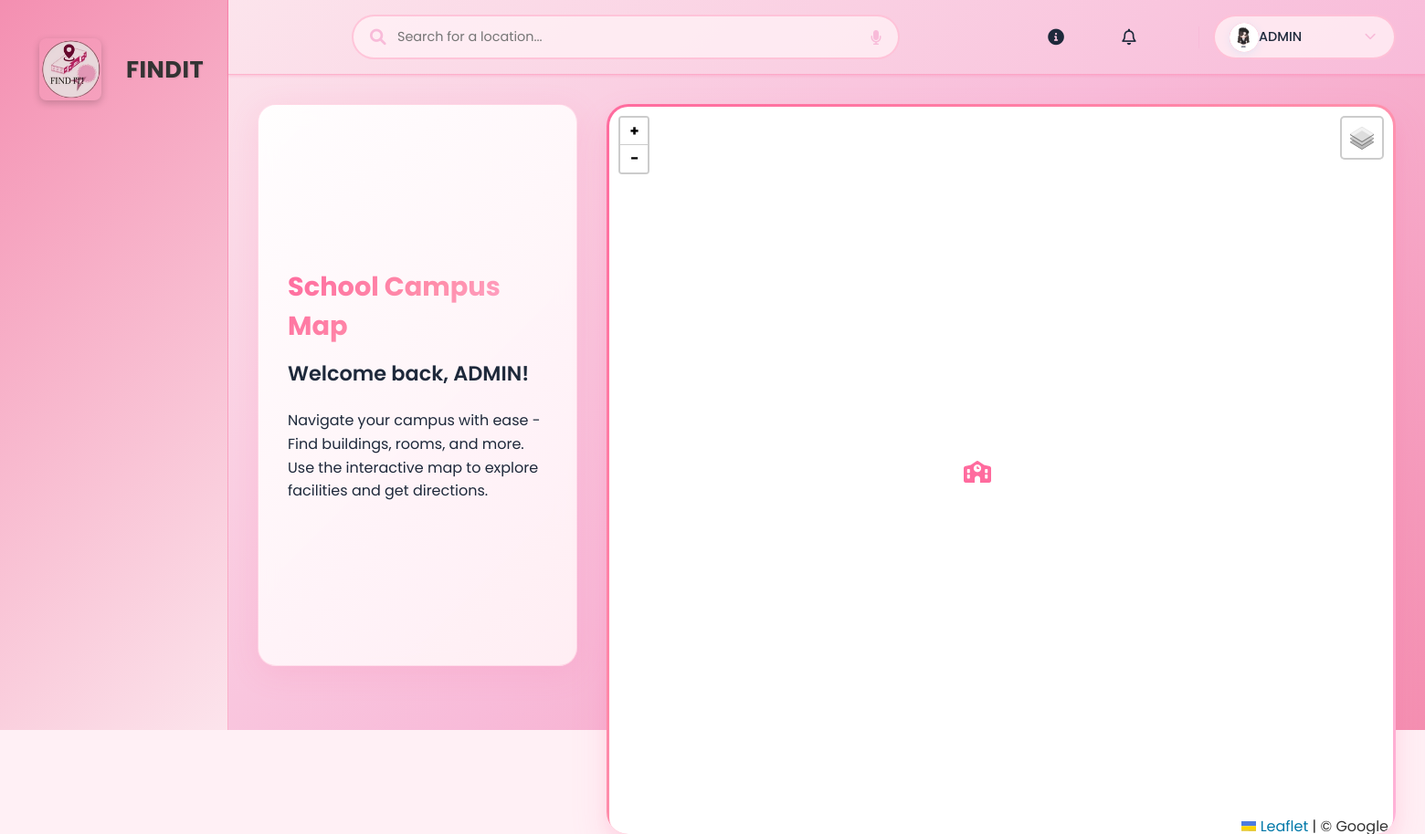
/ (signed in), run on the app's committed database.
### mapapp/models.py (models this page shows, shortened)
class UserPreferences(models.Model):
    THEME_CHOICES = [
        ('light', '🌞 Light'),
        ('dark', '🌙 Dark'),
        ('sunset', '🌇 Sunset'),
    ]
    FONT_SIZE_CHOICES = [
        ('small', 'Small'),
        ('medium', 'Medium'),
        ('large', 'Large'),
    ]
    LAYOUT_CHOICES = [
        ('grid', 'Grid'),
        ('list', 'List'),
    ]
    user = models.OneToOneField(User, on_delete=models.CASCADE, related_name='preferences')
    theme = models.CharField(max_length=10, choices=THEME_CHOICES, default='light')
    accent_color = models.CharField(max_length=7, default='#ff6b9e')
    font_size = models.CharField(max_length=10, choices=FONT_SIZE_CHOICES, default='medium')
    dashboard_layout = models.CharField(max_length=10, choices=LAYOUT_CHOICES, default='grid')
    profile_picture = models.ImageField(upload_to=user_profile_picture_path, blank=True, null=True)

class HomePageContent(models.Model):
    site_title = models.CharField(max_length=100, default="FINDIT - School Map")
    welcome_title = models.CharField(max_length=200, default="School Campus Map")
    welcome_subtitle = models.CharField(max_length=300, default="Welcome back, {username}!")
    welcome_description = models.TextField(default="Navigate your campus with ease - Find buildings, rooms, and more. Use the interactive map to explore facilities and get directions.")
    logo_image = models.ImageField(upload_to='home_content/', blank=True, null=True)
    announcement_text = models.TextField(blank=True, help_text="Important announcements to display on home page")
    announcement_active = models.BooleanField(default=False)
    background_image = models.ImageField(upload_to='home_content/', blank=True, null=True)
    is_active = models.BooleanField(default=True)
    created_at = models.DateTimeField(auto_now_add=True)
    updated_at = models.DateTimeField(auto_now=True)
    class Meta:
        verbose_name = "Home Page Content"
        verbose_name_plural = "Home Page Content"
        ordering = ['-updated_at']

### mapapp/views.py (the view, shortened to what this page needs)
# urls.py: path('', views.home, name='home'),
@login_required
def home(request):
    preferences, created = UserPreferences.objects.get_or_create(user=request.user)
    home_content = HomePageContent.objects.filter(is_active=True).first()
    welcome_subtitle = home_content.welcome_subtitle
    if '{username}' in welcome_subtitle:
        username = request.user.get_full_name() or request.user.username
        welcome_subtitle = welcome_subtitle.replace('{username}', username)
    context = {
        'home_content': home_content,
        'welcome_subtitle': welcome_subtitle,
        'user_preferences': preferences,
        'current_theme': preferences.theme,
        'current_accent': preferences.accent_color,
        'current_font_size': preferences.font_size,
    }
    return render(request, 'home.html', context)

### admin_dashboard/context_processors.py (called while the page is built)
def user_preferences(request):
    if request.user.is_authenticated:
        preferences, created = UserPreferences.objects.get_or_create(user=request.user)
        return {'user_preferences': preferences}
    return {}

### mapapp/templates/home.html (shortened to what this page needs)
<!DOCTYPE html>
{% load static %}
<html lang="en" data-theme="{{ current_theme|default:'light' }}">
<head>
    <link rel="stylesheet" href="https://cdnjs.cloudflare.com/ajax/libs/font-awesome/6.0.0-beta3/css/all.min.css">
    <link rel="stylesheet" href="https://unpkg.com/leaflet@1.7.1/dist/leaflet.css" />
</head>
<body>
    <div class="sidebar">
        <div class="logo">
            <div class="logo-container">
                {% load static %}
                {% if home_content.logo_image %}
                    <img src="{{ home_content.logo_image.url }}" alt="FINDIT Logo" class="logo-img" id="logoImage">
                {% else %}
                    <img src="{% static 'mapapp/images/logo.png' %}" data-fallback="{% static 'img/logo.jpg' %}" alt="FINDIT Logo" class="logo-img" id="logoImage">
                {% endif %}
                <span>FINDIT</span>
            </div>
        </div>
        <nav class="nav-menu">
        </nav>
    </div>
    <div class="main-content">
        <header class="header">
            <form id="searchForm" class="search-bar" onsubmit="event.preventDefault(); if (window.performSearch) { window.performSearch(document.getElementById('locationSearch').value.trim()); } else { console.error('Search function not loaded'); }">
                <i class="fas fa-search search-icon"></i>
                <input type="text" id="locationSearch" placeholder="Search for a location..." autocomplete="off" aria-label="Search locations">
                <button type="button" class="voice-search" id="voiceSearchBtn" title="Voice Search" aria-label="Start voice search">
                    <i class="fas fa-microphone"></i>
                </button>
            </form>
            <div class="header-actions">
                <div class="header-nav">
                    <a href="#" class="active">
                    </a>
                    <div class="location-details-icon" id="locationDetailsToggle">
                        <a href="#" class="location-details-link" id="locationDetailsBtn">
                            <i class="fas fa-info-circle"></i>
                        </a>
                    </div>
                    <div class="notification-icon" id="notificationDropdown">
                        <a href="#" class="notification-link" id="notificationToggle">
                            <i class="far fa-bell"></i>
                        </a>
                    </div>
                </div>
                <div class="user-menu">
                    <div class="user-profile" id="userDropdown" style="cursor: pointer;">
                        <div class="user-avatar">
                            {% if user_preferences.profile_picture %}
                                <img src="{{ user_preferences.profile_picture.url }}" alt="{{ user.get_full_name|default:user.username }}" onerror="this.style.display='none'; this.parentNode.innerHTML='{{ user.first_name|first|upper }}{{ user.last_name|first|upper|default:user.username|slice:":2"|upper }}';">
                            {% else %}
                                {{ user.first_name|first|upper }}{{ user.last_name|first|upper|default:user.username|slice:":2"|upper }}
                            {% endif %}
                        </div>
                        <span class="user-name">{{ user.get_full_name|default:user.username }}</span>
                        <i class="fas fa-chevron-down" style="font-size: 0.8rem; color: var(--gray-color);"></i>
                    </div>
                </div>
                </div>
        </header>
        <div class="main-layout">
            <div class="info-panel">
                <div class="info-content">
                    <h2 class="panel-title">{{ home_content.welcome_title|default:'School Campus Map' }}</h2>
                    <h3 class="welcome-back">{{ welcome_subtitle|default:'Welcome back!' }}</h3>
                    <p class="panel-description">{{ home_content.welcome_description|default:'Navigate your campus with ease - Find buildings, rooms, and more. Use the interactive map to explore facilities and get directions.' }}</p>
                </div>
            </div>
<div class="map-main-area">
    <div class="map-container" id="map" style="overflow: hidden; width: 100%; height: 100%;">
        <div id="realMap" style="width: 100%; height: 100vh;"></div>
    </div>
</div>
<link rel="stylesheet" href="https://unpkg.com/leaflet/dist/leaflet.css" />
</body>
</html>

### mapapp/templates/home.html (style rules this page uses)
header { z-index: 1000 !important; position: relative; }
.user-menu { position: relative; z-index: 1001 !important; }
.map-main-area { z-index: 1 !important; }
.logo-container { display: flex; align-items: center; gap: 12px; padding: 10px 15px; transition: all 0.3s ease; border-radius: 8px; }
.logo-img { height: 68px; width: auto; transition: all 0.3s ease; border-radius: 8px; box-shadow: 0 3px 8px rgba(0, 0, 0, 0.2); object-fit: contain; margin-right: 5px; }
.logo-container span { font-size: 1.6rem; font-weight: 700; color: #333; transition: all 0.3s ease; margin-left: 10px; letter-spacing: 0.5px; text-shadow: 1px 1px 2px rgba(0,0,0,0.1); }
.map-main-area, .map-container, #realMap { height: 100vh !important; width: 100% !important; }
.map-container { flex: 1; position: relative; border-radius: 24px; overflow: hidden; box-shadow: 0 20px 40px rgba(255, 107, 158, 0.15), 0 8px 16px rgba(255, 107, 158, 0.1); background: linear-gradient(135deg, var(--primary-color) 0%, var(--secondary-color) 50%, #ffb3d9 100%); padding: 3px; }
.map-container > div { background: white; border-radius: 21px; height: 100%; overflow: hidden; }

### data on the page
UserPreferences: profile_picture (picture)
HomePageContent: welcome_title "School Campus Map", welcome_description "Navigate your campus with ease - Find buildings, rooms, and more. Use the interactive map to explore facilities and get directions."

### other printed values
{{ user.get_full_name|default:user.username }} "ADMIN"
{{ welcome_subtitle|default:'Welcome back!' }} "Welcome back, ADMIN!"
